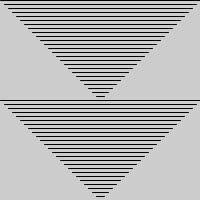
Frame 1 (no input)
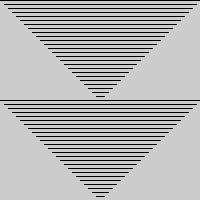
Frame 60 (the mouse pressed at the canvas centre just before this capture)
Frame 120 (the mouse held since frame 60 and released just before this capture): identical to frame 60, image omitted

The Processing sketch that drew these frames (run headless with seeded random() and noise(); from frame 60 on, the mouse is pressed at the canvas centre):

// Processing sketch: processing_14600
// ── processing_14600.pde

void setup(){
size(200,200);
}
void draw(){
  for (int i=0; i<200; i+=4) {
    line(i%100,i,200-i%100,i);
  }
}
